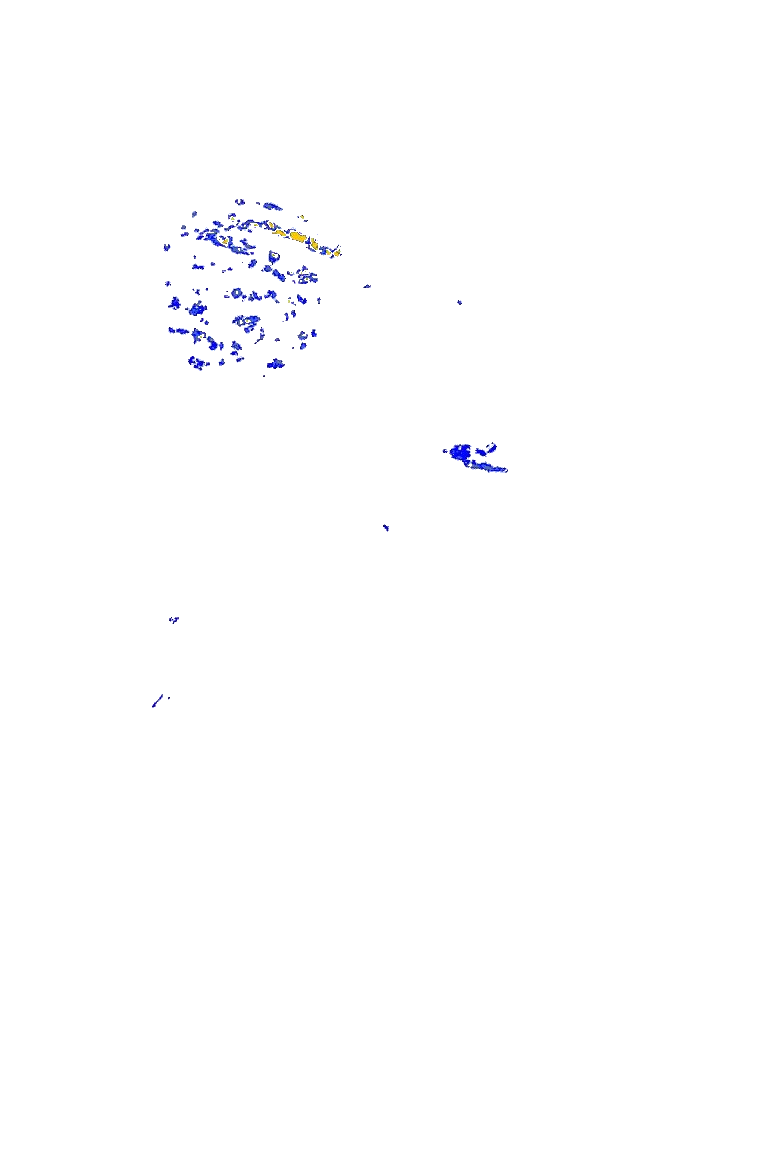
#> input picture CT5055/photo edits/set1_trans/20190101_0000.jpg, 768 x 1152 px, found by its file name
$ python pil_numpy.py
#> lines starting #> are read from the running program, lines starting #| are printed output that depends on the picture
import numpy as np
import matplotlib.pyplot as plt
from skimage import io

from PIL import Image
import colorsys


im = Image.open(r'E:/scripts/set1/20190101_0000.jpg', 'r')
#> im is the input picture: PIL image 768x1152 RGBA; mean R, G, B, A 220.8, 224.5, 226.8, 1.6
pix_val = list(im.getdata())
#> pix_val = 884736 items

imgVals = []
for i in pix_val:
	if i in imgVals:
		pass
	else:
		imgVals.append(i)
#> after the loop, imgVals = 14871 items, first 6: (212, 217, 220, 0), (213, 217, 220, 0), (215, 216, 220, 0), (216, 215, 220, 0), (216, 214, 219, 0), (219, 217, 222, 0)

# print(imgVals)


palette = np.array([[255, 0, 0], # index 0: red
	[0,255,0], # index 1: green
	[0,0,255], # index 2: blue
	[255,255,255], # index 3: white
	[0,0,0], # index 4 black
	[255,255,0]], # index 5: yellow
	dtype=np.uint8)

m, n = 4, 6


# [10 lines of commented-out code are left out]
print(imgVals[40:60])
#> (printed output is left out)
plt.imshow(imgVals[40:60])
plt.colorbar()
plt.show()
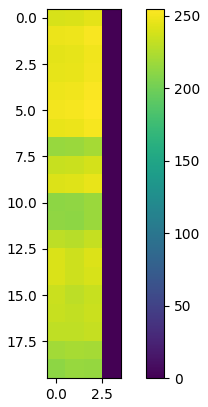
#> figure drawn by matplotlib, 2 panels
